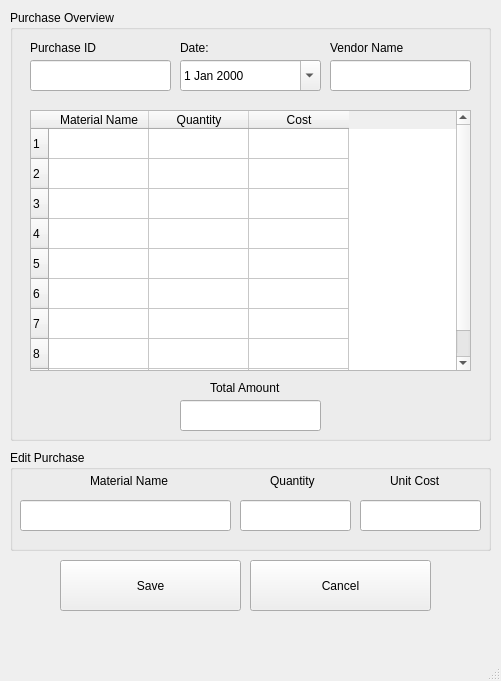
<?xml version="1.0" encoding="UTF-8"?>
<ui version="4.0">
 <class>MainWindow</class>
 <widget class="QMainWindow" name="MainWindow">
  <property name="geometry">
   <rect>
    <x>0</x>
    <y>0</y>
    <width>501</width>
    <height>681</height>
   </rect>
  </property>
  <property name="windowTitle">
   <string>View Purchase</string>
  </property>
  <widget class="QWidget" name="centralwidget">
   <widget class="QGroupBox" name="groupBox">
    <property name="geometry">
     <rect>
      <x>10</x>
      <y>10</y>
      <width>481</width>
      <height>431</height>
     </rect>
    </property>
    <property name="title">
     <string>Purchase Overview</string>
    </property>
    <widget class="QLabel" name="label_2">
     <property name="geometry">
      <rect>
       <x>20</x>
       <y>30</y>
       <width>81</width>
       <height>16</height>
      </rect>
     </property>
     <property name="text">
      <string>Purchase ID</string>
     </property>
    </widget>
    <widget class="QLineEdit" name="viewPurchaseId">
     <property name="geometry">
      <rect>
       <x>20</x>
       <y>50</y>
       <width>141</width>
       <height>31</height>
      </rect>
     </property>
     <property name="alignment">
      <set>Qt::AlignCenter</set>
     </property>
    </widget>
    <widget class="QLabel" name="label_4">
     <property name="geometry">
      <rect>
       <x>170</x>
       <y>30</y>
       <width>55</width>
       <height>16</height>
      </rect>
     </property>
     <property name="text">
      <string>Date:</string>
     </property>
    </widget>
    <widget class="QLineEdit" name="viewVendorName">
     <property name="geometry">
      <rect>
       <x>320</x>
       <y>50</y>
       <width>141</width>
       <height>31</height>
      </rect>
     </property>
     <property name="alignment">
      <set>Qt::AlignCenter</set>
     </property>
    </widget>
    <widget class="QLabel" name="label_5">
     <property name="geometry">
      <rect>
       <x>320</x>
       <y>30</y>
       <width>81</width>
       <height>16</height>
      </rect>
     </property>
     <property name="text">
      <string>Vendor Name</string>
     </property>
    </widget>
    <widget class="QDateEdit" name="viewPurchaseDate">
     <property name="geometry">
      <rect>
       <x>170</x>
       <y>50</y>
       <width>141</width>
       <height>31</height>
      </rect>
     </property>
     <property name="calendarPopup">
      <bool>true</bool>
     </property>
    </widget>
    <widget class="QLabel" name="label_3">
     <property name="geometry">
      <rect>
       <x>200</x>
       <y>370</y>
       <width>91</width>
       <height>16</height>
      </rect>
     </property>
     <property name="text">
      <string>Total Amount</string>
     </property>
    </widget>
    <widget class="QLineEdit" name="viewTotalAmount">
     <property name="geometry">
      <rect>
       <x>170</x>
       <y>390</y>
       <width>141</width>
       <height>31</height>
      </rect>
     </property>
     <property name="alignment">
      <set>Qt::AlignCenter</set>
     </property>
    </widget>
    <widget class="QTableWidget" name="MaterialTable">
     <property name="geometry">
      <rect>
       <x>20</x>
       <y>100</y>
       <width>441</width>
       <height>261</height>
      </rect>
     </property>
     <row>
      <property name="text">
       <string>1</string>
      </property>
     </row>
     <row>
      <property name="text">
       <string>2</string>
      </property>
     </row>
     <row>
      <property name="text">
       <string>3</string>
      </property>
     </row>
     <row>
      <property name="text">
       <string>4</string>
      </property>
     </row>
     <row>
      <property name="text">
       <string>5</string>
      </property>
     </row>
     <row>
      <property name="text">
       <string>6</string>
      </property>
     </row>
     <row>
      <property name="text">
       <string>7</string>
      </property>
     </row>
     <row>
      <property name="text">
       <string>8</string>
      </property>
     </row>
     <row>
      <property name="text">
       <string>10</string>
      </property>
     </row>
     <column>
      <property name="text">
       <string>Material Name</string>
      </property>
     </column>
     <column>
      <property name="text">
       <string>Quantity</string>
      </property>
     </column>
     <column>
      <property name="text">
       <string>Cost</string>
      </property>
     </column>
    </widget>
   </widget>
   <widget class="QGroupBox" name="groupBox_2">
    <property name="geometry">
     <rect>
      <x>10</x>
      <y>450</y>
      <width>481</width>
      <height>101</height>
     </rect>
    </property>
    <property name="title">
     <string>Edit Purchase</string>
    </property>
    <widget class="QLabel" name="label_6">
     <property name="geometry">
      <rect>
       <x>380</x>
       <y>20</y>
       <width>101</width>
       <height>21</height>
      </rect>
     </property>
     <property name="text">
      <string>Unit Cost</string>
     </property>
    </widget>
    <widget class="QLabel" name="label_7">
     <property name="geometry">
      <rect>
       <x>260</x>
       <y>20</y>
       <width>101</width>
       <height>21</height>
      </rect>
     </property>
     <property name="text">
      <string>Quantity</string>
     </property>
    </widget>
    <widget class="QLineEdit" name="MaterialName">
     <property name="geometry">
      <rect>
       <x>10</x>
       <y>50</y>
       <width>211</width>
       <height>31</height>
      </rect>
     </property>
     <property name="text">
      <string/>
     </property>
     <property name="alignment">
      <set>Qt::AlignCenter</set>
     </property>
     <property name="readOnly">
      <bool>true</bool>
     </property>
    </widget>
    <widget class="QLineEdit" name="Quantity">
     <property name="geometry">
      <rect>
       <x>230</x>
       <y>50</y>
       <width>111</width>
       <height>31</height>
      </rect>
     </property>
     <property name="text">
      <string/>
     </property>
     <property name="alignment">
      <set>Qt::AlignCenter</set>
     </property>
     <property name="readOnly">
      <bool>false</bool>
     </property>
    </widget>
    <widget class="QLineEdit" name="UnitCost">
     <property name="geometry">
      <rect>
       <x>350</x>
       <y>50</y>
       <width>121</width>
       <height>31</height>
      </rect>
     </property>
     <property name="text">
      <string/>
     </property>
     <property name="alignment">
      <set>Qt::AlignCenter</set>
     </property>
     <property name="readOnly">
      <bool>false</bool>
     </property>
    </widget>
    <widget class="QLabel" name="MaterialName_2">
     <property name="geometry">
      <rect>
       <x>80</x>
       <y>20</y>
       <width>101</width>
       <height>21</height>
      </rect>
     </property>
     <property name="text">
      <string>Material Name</string>
     </property>
    </widget>
   </widget>
   <widget class="QPushButton" name="savePurchaseButton">
    <property name="geometry">
     <rect>
      <x>60</x>
      <y>560</y>
      <width>181</width>
      <height>51</height>
     </rect>
    </property>
    <property name="text">
     <string>Save</string>
    </property>
   </widget>
   <widget class="QPushButton" name="cancelPurchaseButton">
    <property name="geometry">
     <rect>
      <x>250</x>
      <y>560</y>
      <width>181</width>
      <height>51</height>
     </rect>
    </property>
    <property name="text">
     <string>Cancel</string>
    </property>
   </widget>
  </widget>
  <widget class="QMenuBar" name="menubar">
   <property name="geometry">
    <rect>
     <x>0</x>
     <y>0</y>
     <width>501</width>
     <height>26</height>
    </rect>
   </property>
  </widget>
  <widget class="QStatusBar" name="statusbar"/>
 </widget>
 <resources/>
 <connections/>
</ui>
